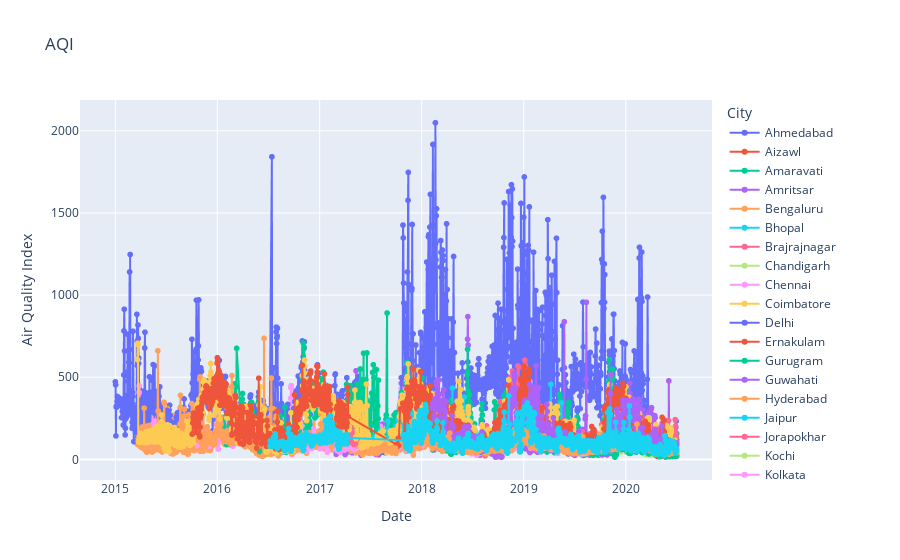

Here is the notebook cell this chart was saved with:
### Code cell
fig = px.line(
    df,
    x='Date',
    y='AQI',
    color='City',
    title='AQI',
    labels={'Date': 'Date', 'AQI': 'Air Quality Index'},
    markers=True 
)
fig.show()

### Figure 1 — Plotly figure (JSON) as saved in the notebook; plotly's stock layout.template omitted (floating-point values rounded to 4 significant figures; data arrays with more than 128 entries replaced by an {"elided": "..."} marker saying what was removed)
{"data": [{"hovertemplate": "City=Ahmedabad<br>Date=%{x}<br>Air Quality Index=%{y}<extra></extra>", "legendgroup": "Ahmedabad", "line": {"color": "#636efa", "dash": "solid"}, "marker": {"symbol": "circle"}, "mode": "lines+markers", "name": "Ahmedabad", "showlegend": true, "type": "scattergl", "x": {"elided": "1334 str values"}, "xaxis": "x", "y": {"elided": "1334 int values"}, "yaxis": "y"}, {"hovertemplate": "City=Aizawl<br>Date=%{x}<br>Air Quality Index=%{y}<extra></extra>", "legendgroup": "Aizawl", "line": {"color": "#EF553B", "dash": "solid"}, "marker": {"symbol": "circle"}, "mode": "lines+markers", "name": "Aizawl", "showlegend": true, "type": "scattergl", "x": ["2020-03-12T00:00:00", "2020-03-13T00:00:00", "2020-03-14T00:00:00", "2020-03-15T00:00:00", "2020-03-16T00:00:00", "2020-03-17T00:00:00", "2020-03-18T00:00:00", "2020-03-19T00:00:00", "2020-03-20T00:00:00", "2020-03-21T00:00:00", "2020-03-22T00:00:00", "2020-03-23T00:00:00", "2020-03-24T00:00:00", "2020-03-25T00:00:00", "2020-03-26T00:00:00", "2020-03-27T00:00:00", "2020-03-28T00:00:00", "2020-03-29T00:00:00", "2020-03-30T00:00:00", "2020-03-31T00:00:00", "2020-04-01T00:00:00", "2020-04-02T00:00:00", "2020-04-03T00:00:00", "2020-04-04T00:00:00", "2020-04-05T00:00:00", "2020-04-06T00:00:00", "2020-04-07T00:00:00", "2020-04-08T00:00:00", "2020-04-09T00:00:00", "2020-04-10T00:00:00", "2020-04-11T00:00:00", "2020-04-12T00:00:00", "2020-04-13T00:00:00", "2020-04-14T00:00:00", "2020-04-15T00:00:00", "2020-04-16T00:00:00", "2020-04-17T00:00:00", "2020-04-18T00:00:00", "2020-04-19T00:00:00", "2020-04-20T00:00:00", "2020-04-21T00:00:00", "2020-04-22T00:00:00", "2020-04-23T00:00:00", "2020-04-24T00:00:00", "2020-04-25T00:00:00", "2020-04-26T00:00:00", "2020-04-27T00:00:00", "2020-04-28T00:00:00", "2020-04-29T00:00:00", "2020-04-30T00:00:00", "2020-05-01T00:00:00", "2020-05-02T00:00:00", "2020-05-03T00:00:00", "2020-05-04T00:00:00", "2020-05-05T00:00:00", "2020-05-06T00:00:00", "2020-05-07T00:00:00", "2020-05-08T00:00:00", "2020-05-09T00:00:00", "2020-05-10T00:00:00", "2020-05-11T00:00:00", "2020-05-12T00:00:00", "2020-05-13T00:00:00", "2020-05-14T00:00:00", "2020-05-15T00:00:00", "2020-05-16T00:00:00", "2020-05-17T00:00:00", "2020-05-18T00:00:00", "2020-05-19T00:00:00", "2020-05-20T00:00:00", "2020-05-21T00:00:00", "2020-05-22T00:00:00", "2020-05-23T00:00:00", "2020-05-24T00:00:00", "2020-05-25T00:00:00", "2020-05-26T00:00:00", "2020-05-27T00:00:00", "2020-05-28T00:00:00", "2020-05-29T00:00:00", "2020-05-30T00:00:00", "2020-05-31T00:00:00", "2020-06-01T00:00:00", "2020-06-02T00:00:00", "2020-06-03T00:00:00", "2020-06-04T00:00:00", "2020-06-05T00:00:00", "2020-06-06T00:00:00", "2020-06-07T00:00:00", "2020-06-08T00:00:00", "2020-06-09T00:00:00", "2020-06-10T00:00:00", "2020-06-12T00:00:00", "2020-06-13T00:00:00", "2020-06-14T00:00:00", "2020-06-15T00:00:00", "2020-06-16T00:00:00", "2020-06-17T00:00:00", "2020-06-18T00:00:00", "2020-06-19T00:00:00", "2020-06-20T00:00:00", "2020-06-21T00:00:00", "2020-06-22T00:00:00", "2020-06-23T00:00:00", "2020-06-24T00:00:00", "2020-06-25T00:00:00", "2020-06-26T00:00:00", "2020-06-27T00:00:00", "2020-06-28T00:00:00", "2020-06-29T00:00:00", "2020-06-30T00:00:00", "2020-07-01T00:00:00"], "xaxis": "x", "y": [52, 60, 62, 70, 54, 40, 51, 63, 69, 70, 71, 53, 66, 92, 89, 82, 71, 81, 60, 51, 62, 64, 54, 43, 44, 48, 61, 45, 59, 64, 55, 41, 42, 64, 76, 49, 33, 31, 24, 24, 23, 20, 19, 19, 19, 18, 19, 19, 19, 19, 20, 20, 19, 19, 19, 20, 20, 20, 24, 24, 35, 46, 46, 33, 31, 21, 20, 26, 32, 24, 20, 22, 22, 27, 20, 19, 21, 21, 20, 20, 19, 19, 20, 20, 19, 31, 20, 19, 25, 23, 19, 19, 19, 19, 19, 19, 20, 20, 20, 19, 19, 20, 20, 25, 33, 21, 19, 19, 20, 20, 20], "yaxis": "y"}, {"hovertemplate": "City=Amaravati<br>Date=%{x}<br>Air Quality Index=%{y}<extra></extra>", "legendgroup": "Amaravati", "line": {"color": "#00cc96", "dash": "solid"}, "marker": {"symbol": "circle"}, "mode": "lines+markers", "name": "Amaravati", "showlegend": true, "type": "scattergl", "x": {"elided": "841 str values"}, "xaxis": "x", "y": {"elided": "841 int values"}, "yaxis": "y"}, {"hovertemplate": "City=Amritsar<br>Date=%{x}<br>Air Quality Index=%{y}<extra></extra>", "legendgroup": "Amritsar", "line": {"color": "#ab63fa", "dash": "solid"}, "marker": {"symbol": "circle"}, "mode": "lines+markers", "name": "Amritsar", "showlegend": true, "type": "scattergl", "x": {"elided": "1126 str values"}, "xaxis": "x", "y": {"elided": "1126 int values"}, "yaxis": "y"}, {"hovertemplate": "City=Bengaluru<br>Date=%{x}<br>Air Quality Index=%{y}<extra></extra>", "legendgroup": "Bengaluru", "line": {"color": "#FFA15A", "dash": "solid"}, "marker": {"symbol": "circle"}, "mode": "lines+markers", "name": "Bengaluru", "showlegend": true, "type": "scattergl", "x": {"elided": "1910 str values"}, "xaxis": "x", "y": {"elided": "1910 int values"}, "yaxis": "y"}, {"hovertemplate": "City=Bhopal<br>Date=%{x}<br>Air Quality Index=%{y}<extra></extra>", "legendgroup": "Bhopal", "line": {"color": "#19d3f3", "dash": "solid"}, "marker": {"symbol": "circle"}, "mode": "lines+markers", "name": "Bhopal", "showlegend": true, "type": "scattergl", "x": {"elided": "278 str values"}, "xaxis": "x", "y": {"elided": "278 int values"}, "yaxis": "y"}, {"hovertemplate": "City=Brajrajnagar<br>Date=%{x}<br>Air Quality Index=%{y}<extra></extra>", "legendgroup": "Brajrajnagar", "line": {"color": "#FF6692", "dash": "solid"}, "marker": {"symbol": "circle"}, "mode": "lines+markers", "name": "Brajrajnagar", "showlegend": true, "type": "scattergl", "x": {"elided": "713 str values"}, "xaxis": "x", "y": {"elided": "713 int values"}, "yaxis": "y"}, {"hovertemplate": "City=Chandigarh<br>Date=%{x}<br>Air Quality Index=%{y}<extra></extra>", "legendgroup": "Chandigarh", "line": {"color": "#B6E880", "dash": "solid"}, "marker": {"symbol": "circle"}, "mode": "lines+markers", "name": "Chandigarh", "showlegend": true, "type": "scattergl", "x": {"elided": "299 str values"}, "xaxis": "x", "y": {"elided": "299 int values"}, "yaxis": "y"}, {"hovertemplate": "City=Chennai<br>Date=%{x}<br>Air Quality Index=%{y}<extra></extra>", "legendgroup": "Chennai", "line": {"color": "#FF97FF", "dash": "solid"}, "marker": {"symbol": "circle"}, "mode": "lines+markers", "name": "Chennai", "showlegend": true, "type": "scattergl", "x": {"elided": "1884 str values"}, "xaxis": "x", "y": {"elided": "1884 int values"}, "yaxis": "y"}, {"hovertemplate": "City=Coimbatore<br>Date=%{x}<br>Air Quality Index=%{y}<extra></extra>", "legendgroup": "Coimbatore", "line": {"color": "#FECB52", "dash": "solid"}, "marker": {"symbol": "circle"}, "mode": "lines+markers", "name": "Coimbatore", "showlegend": true, "type": "scattergl", "x": {"elided": "344 str values"}, "xaxis": "x", "y": {"elided": "344 int values"}, "yaxis": "y"}, {"hovertemplate": "City=Delhi<br>Date=%{x}<br>Air Quality Index=%{y}<extra></extra>", "legendgroup": "Delhi", "line": {"color": "#636efa", "dash": "solid"}, "marker": {"symbol": "circle"}, "mode": "lines+markers", "name": "Delhi", "showlegend": true, "type": "scattergl", "x": {"elided": "1999 str values"}, "xaxis": "x", "y": {"elided": "1999 int values"}, "yaxis": "y"}, {"hovertemplate": "City=Ernakulam<br>Date=%{x}<br>Air Quality Index=%{y}<extra></extra>", "legendgroup": "Ernakulam", "line": {"color": "#EF553B", "dash": "solid"}, "marker": {"symbol": "circle"}, "mode": "lines+markers", "name": "Ernakulam", "showlegend": true, "type": "scattergl", "x": {"elided": "153 str values"}, "xaxis": "x", "y": {"elided": "153 int values"}, "yaxis": "y"}, {"hovertemplate": "City=Gurugram<br>Date=%{x}<br>Air Quality Index=%{y}<extra></extra>", "legendgroup": "Gurugram", "line": {"color": "#00cc96", "dash": "solid"}, "marker": {"symbol": "circle"}, "mode": "lines+markers", "name": "Gurugram", "showlegend": true, "type": "scattergl", "x": {"elided": "1453 str values"}, "xaxis": "x", "y": {"elided": "1453 int values"}, "yaxis": "y"}, {"hovertemplate": "City=Guwahati<br>Date=%{x}<br>Air Quality Index=%{y}<extra></extra>", "legendgroup": "Guwahati", "line": {"color": "#ab63fa", "dash": "solid"}, "marker": {"symbol": "circle"}, "mode": "lines+markers", "name": "Guwahati", "showlegend": true, "type": "scattergl", "x": {"elided": "495 str values"}, "xaxis": "x", "y": {"elided": "495 int values"}, "yaxis": "y"}, {"hovertemplate": "City=Hyderabad<br>Date=%{x}<br>Air Quality Index=%{y}<extra></extra>", "legendgroup": "Hyderabad", "line": {"color": "#FFA15A", "dash": "solid"}, "marker": {"symbol": "circle"}, "mode": "lines+markers", "name": "Hyderabad", "showlegend": true, "type": "scattergl", "x": {"elided": "1880 str values"}, "xaxis": "x", "y": {"elided": "1880 int values"}, "yaxis": "y"}, {"hovertemplate": "City=Jaipur<br>Date=%{x}<br>Air Quality Index=%{y}<extra></extra>", "legendgroup": "Jaipur", "line": {"color": "#19d3f3", "dash": "solid"}, "marker": {"symbol": "circle"}, "mode": "lines+markers", "name": "Jaipur", "showlegend": true, "type": "scattergl", "x": {"elided": "1094 str values"}, "xaxis": "x", "y": {"elided": "1094 int values"}, "yaxis": "y"}, {"hovertemplate": "City=Jorapokhar<br>Date=%{x}<br>Air Quality Index=%{y}<extra></extra>", "legendgroup": "Jorapokhar", "line": {"color": "#FF6692", "dash": "solid"}, "marker": {"symbol": "circle"}, "mode": "lines+markers", "name": "Jorapokhar", "showlegend": true, "type": "scattergl", "x": {"elided": "771 str values"}, "xaxis": "x", "y": {"elided": "771 int values"}, "yaxis": "y"}, {"hovertemplate": "City=Kochi<br>Date=%{x}<br>Air Quality Index=%{y}<extra></extra>", "legendgroup": "Kochi", "line": {"color": "#B6E880", "dash": "solid"}, "marker": {"symbol": "circle"}, "mode": "lines+markers", "name": "Kochi", "showlegend": true, "type": "scattergl", "x": {"elided": "158 str values"}, "xaxis": "x", "y": {"elided": "158 int values"}, "yaxis": "y"}, {"hovertemplate": "City=Kolkata<br>Date=%{x}<br>Air Quality Index=%{y}<extra></extra>", "legendgroup": "Kolkata", "line": {"color": "#FF97FF", "dash": "solid"}, "marker": {"symbol": "circle"}, "mode": "lines+markers", "name": "Kolkata", "showlegend": true, "type": "scattergl", "x": {"elided": "754 str values"}, "xaxis": "x", "y": {"elided": "754 int values"}, "yaxis": "y"}, {"hovertemplate": "City=Lucknow<br>Date=%{x}<br>Air Quality Index=%{y}<extra></extra>", "legendgroup": "Lucknow", "line": {"color": "#FECB52", "dash": "solid"}, "marker": {"symbol": "circle"}, "mode": "lines+markers", "name": "Lucknow", "showlegend": true, "type": "scattergl", "x": {"elided": "1893 str values"}, "xaxis": "x", "y": {"elided": "1893 int values"}, "yaxis": "y"}, {"hovertemplate": "City=Mumbai<br>Date=%{x}<br>Air Quality Index=%{y}<extra></extra>", "legendgroup": "Mumbai", "line": {"color": "#636efa", "dash": "solid"}, "marker": {"symbol": "circle"}, "mode": "lines+markers", "name": "Mumbai", "showlegend": true, "type": "scattergl", "x": {"elided": "775 str values"}, "xaxis": "x", "y": {"elided": "775 int values"}, "yaxis": "y"}, {"hovertemplate": "City=Patna<br>Date=%{x}<br>Air Quality Index=%{y}<extra></extra>", "legendgroup": "Patna", "line": {"color": "#EF553B", "dash": "solid"}, "marker": {"symbol": "circle"}, "mode": "lines+markers", "name": "Patna", "showlegend": true, "type": "scattergl", "x": {"elided": "1459 str values"}, "xaxis": "x", "y": {"elided": "1459 int values"}, "yaxis": "y"}, {"hovertemplate": "City=Shillong<br>Date=%{x}<br>Air Quality Index=%{y}<extra></extra>", "legendgroup": "Shillong", "line": {"color": "#00cc96", "dash": "solid"}, "marker": {"symbol": "circle"}, "mode": "lines+markers", "name": "Shillong", "showlegend": true, "type": "scattergl", "x": {"elided": "205 str values"}, "xaxis": "x", "y": {"elided": "205 int values"}, "yaxis": "y"}, {"hovertemplate": "City=Talcher<br>Date=%{x}<br>Air Quality Index=%{y}<extra></extra>", "legendgroup": "Talcher", "line": {"color": "#ab63fa", "dash": "solid"}, "marker": {"symbol": "circle"}, "mode": "lines+markers", "name": "Talcher", "showlegend": true, "type": "scattergl", "x": {"elided": "698 str values"}, "xaxis": "x", "y": {"elided": "698 int values"}, "yaxis": "y"}, {"hovertemplate": "City=Thiruvananthapuram<br>Date=%{x}<br>Air Quality Index=%{y}<extra></extra>", "legendgroup": "Thiruvananthapuram", "line": {"color": "#FFA15A", "dash": "solid"}, "marker": {"symbol": "circle"}, "mode": "lines+markers", "name": "Thiruvananthapuram", "showlegend": true, "type": "scattergl", "x": {"elided": "1052 str values"}, "xaxis": "x", "y": {"elided": "1052 int values"}, "yaxis": "y"}, {"hovertemplate": "City=Visakhapatnam<br>Date=%{x}<br>Air Quality Index=%{y}<extra></extra>", "legendgroup": "Visakhapatnam", "line": {"color": "#19d3f3", "dash": "solid"}, "marker": {"symbol": "circle"}, "mode": "lines+markers", "name": "Visakhapatnam", "showlegend": true, "type": "scattergl", "x": {"elided": "1171 str values"}, "xaxis": "x", "y": {"elided": "1171 int values"}, "yaxis": "y"}], "layout": {"autosize": true, "legend": {"title": {"text": "City"}, "tracegroupgap": 0}, "title": {"text": "AQI"}, "xaxis": {"anchor": "y", "autorange": true, "domain": [0, 1], "range": ["2014-08-30 23:26:50.5263", "2020-11-01 00:33:09.4737"], "title": {"text": "Date"}, "type": "date"}, "yaxis": {"anchor": "x", "autorange": true, "domain": [0, 1], "range": [-155.0, 2217.0], "title": {"text": "Air Quality Index"}, "type": "linear"}}}
